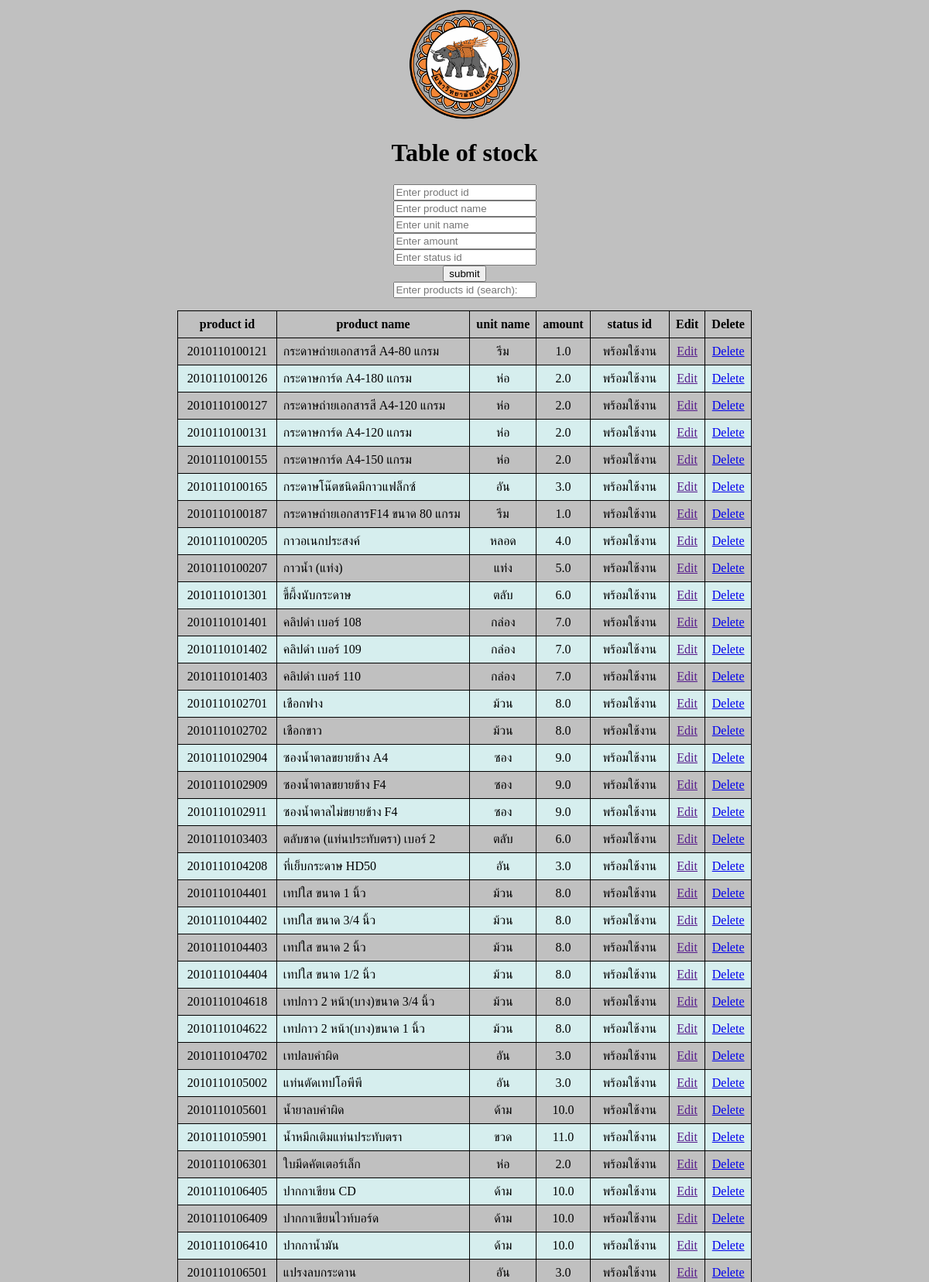
The page / (upper part) on the database its author committed.
### app_home/models.py (models this page shows)
class Details(models.Model):
    product_id = models.CharField(max_length = 30, default = '', null = False,unique=True)
    product_name = models.CharField(max_length = 225, default = '', null = False)
    unit = models.ForeignKey('Unit', on_delete=models.SET_NULL, null = True)
    amount = models.FloatField(max_length = 20, default = '', null = False)
    status_id = models.IntegerField(max_length = 20, default = '', null = True)

class Unit(models.Model):
    unit_id = models.IntegerField(max_length = 20, default = '', null = False)
    unit_name = models.CharField(max_length = 225, default = '', null = False)

### app_home/views.py (the view, shortened to what this page needs)
# urls.py: path('',views.index,name="index"),
def index(request):
    data = Details.objects.all().select_related('unit')
    context = {
            'data': data,
        }
    return render(request, 'app_home/index.html', context)

### app_home/templates/app_home/index.html (shortened to what this page needs)
{% load static %}
<html>
<head>
</head>
<body style="background-color:silver;">
    <center>
        <img src="{% static 'nulogo.png' %}" width="150" height="150">
        <h1>Table of stock</h1>
        <form action="#" method="post">{% csrf_token %}
            <div class="form-group first">
                <input autocomplete="off" type="text" placeholder="Enter product id" name="product_id">
            </div>
            <div class="form-group 2">
                <input autocomplete="off" type="text" placeholder="Enter product name" name="product_name">
            </div>
            <div class="form-group 3">
                <input autocomplete="off" type="text" placeholder="Enter unit name" name="unit_name">
            </div>
            <div class="form-group 4">
                <input autocomplete="off" type="number" placeholder="Enter amount" name="amount">
            </div>
            <div class="form-group 5">
                <input autocomplete="off" type="number" placeholder="Enter status id" name="status_id">
            </div>
            <input type="submit" name="insert" value="submit">
            <div class="form-group 6">
                <input type="text" placeholder="Enter products id (search):"
                    name="product_id_search" id="liveSearch" onkeyup="searchFunction()">
            </div>
        </form>
        <table id="myTable">
            <thead>
                <tr>
                    <th>product id</th>
                    <th>product name</th>
                    <th>unit name</th>
                    <th>amount</th>
                    <th>status id</th>
                    <th>Edit</th>
                    <th>Delete</th>
                </tr>
            </thead>
            {% for instance in data %}
            <tr>
                <td>
                    {{ instance.product_id}}
                </td>
                <td style="text-align:left;">
                    {{ instance.product_name}}
                </td>
                <td>
                    {{ instance.unit.unit_name}}
                </td>
                <td>
                    {{ instance.amount}}
                </td>
                <td>
                    {% if instance.status_id == 1 %}
                        พร้อมใช้งาน
                    {% else %}
                        <font color="red">ไม่พร้อมใช้งาน</font>
                    {% endif %}
                </td>
                <td class="text_center">
                    <div class="btn_group">
                        <a href=""> Edit </a>
                    </div>
                </td>
                <td class="text_center">
                    <div class="btn_group">
                        <a href="/delete/{{instance.product_id}}">Delete</a>
                    </div>
                </td>
            </tr>
            {% endfor %}
        </table>
    </center>
</body>
</html>

### app_home/templates/app_home/index.html (style rules this page uses)
table, th, td { border: 1px solid black; border-collapse: collapse; }
th, td { text-align: center; padding: 8px; }
tr:nth-child(even) { background-color: #D6EEEE; }

### rows shown on the page
Details: product_id "2010110100121", product_name "กระดาษถ่ายเอกสารสี A4-80 แกรม", unit.unit_name "รีม", amount "1.0", shows "พร้อมใช้งาน"
Details: product_id "2010110100126", product_name "กระดาษการ์ด A4-180 แกรม", unit.unit_name "ห่อ", amount "2.0", shows "พร้อมใช้งาน"
Details: product_id "2010110100127", product_name "กระดาษถ่ายเอกสารสี A4-120 แกรม", unit.unit_name "ห่อ", amount "2.0", shows "พร้อมใช้งาน"
Details: product_id "2010110100131", product_name "กระดาษการ์ด A4-120 แกรม", unit.unit_name "ห่อ", amount "2.0", shows "พร้อมใช้งาน"
Details: product_id "2010110100155", product_name "กระดาษการ์ด A4-150 แกรม", unit.unit_name "ห่อ", amount "2.0", shows "พร้อมใช้งาน"
Details: product_id "2010110100165", product_name "กระดาษโน๊ตชนิดมีกาวแฟล็กซ์", unit.unit_name "อัน", amount "3.0", shows "พร้อมใช้งาน"
Details: product_id "2010110100187", product_name "กระดาษถ่ายเอกสารF14 ขนาด 80 แกรม", unit.unit_name "รีม", amount "1.0", shows "พร้อมใช้งาน"
Details: product_id "2010110100205", product_name "กาวอเนกประสงค์", unit.unit_name "หลอด", amount "4.0", shows "พร้อมใช้งาน"
Details: product_id "2010110100207", product_name "กาวน้ำ (แท่ง)", unit.unit_name "แท่ง", amount "5.0", shows "พร้อมใช้งาน"
Details: product_id "2010110101301", product_name "ขี้ผึ้งนับกระดาษ", unit.unit_name "ตลับ", amount "6.0", shows "พร้อมใช้งาน"
Details: product_id "2010110101401", product_name "คลิปดำ เบอร์ 108", unit.unit_name "กล่อง", amount "7.0", shows "พร้อมใช้งาน"
Details: product_id "2010110101402", product_name "คลิปดำ เบอร์ 109", unit.unit_name "กล่อง", amount "7.0", shows "พร้อมใช้งาน"
Details: product_id "2010110101403", product_name "คลิปดำ เบอร์ 110", unit.unit_name "กล่อง", amount "7.0", shows "พร้อมใช้งาน"
Details: product_id "2010110102701", product_name "เชือกฟาง", unit.unit_name "ม้วน", amount "8.0", shows "พร้อมใช้งาน"
Details: product_id "2010110102702", product_name "เชือกขาว", unit.unit_name "ม้วน", amount "8.0", shows "พร้อมใช้งาน"
Details: product_id "2010110102904", product_name "ซองน้ำตาลขยายข้าง A4", unit.unit_name "ซอง", amount "9.0", shows "พร้อมใช้งาน"
Details: product_id "2010110102909", product_name "ซองน้ำตาลขยายข้าง F4", unit.unit_name "ซอง", amount "9.0", shows "พร้อมใช้งาน"
Details: product_id "2010110102911", product_name "ซองน้ำตาลไม่ขยายข้าง F4", unit.unit_name "ซอง", amount "9.0", shows "พร้อมใช้งาน"
Details: product_id "2010110103403", product_name "ตลับชาด (แท่นประทับตรา) เบอร์ 2", unit.unit_name "ตลับ", amount "6.0", shows "พร้อมใช้งาน"
Details: product_id "2010110104208", product_name "ที่เย็บกระดาษ HD50", unit.unit_name "อัน", amount "3.0", shows "พร้อมใช้งาน"
Details: product_id "2010110104401", product_name "เทปใส ขนาด 1 นิ้ว", unit.unit_name "ม้วน", amount "8.0", shows "พร้อมใช้งาน"
Details: product_id "2010110104402", product_name "เทปใส ขนาด 3/4 นิ้ว", unit.unit_name "ม้วน", amount "8.0", shows "พร้อมใช้งาน"
Details: product_id "2010110104403", product_name "เทปใส ขนาด 2 นิ้ว", unit.unit_name "ม้วน", amount "8.0", shows "พร้อมใช้งาน"
Details: product_id "2010110104404", product_name "เทปใส ขนาด 1/2 นิ้ว", unit.unit_name "ม้วน", amount "8.0", shows "พร้อมใช้งาน"
Details: product_id "2010110104618", product_name "เทปกาว 2 หน้า(บาง)ขนาด 3/4 นิ้ว", unit.unit_name "ม้วน", amount "8.0", shows "พร้อมใช้งาน"
Details: product_id "2010110104622", product_name "เทปกาว 2 หน้า(บาง)ขนาด 1 นิ้ว", unit.unit_name "ม้วน", amount "8.0", shows "พร้อมใช้งาน"
Details: product_id "2010110104702", product_name "เทปลบคำผิด", unit.unit_name "อัน", amount "3.0", shows "พร้อมใช้งาน"
Details: product_id "2010110105002", product_name "แท่นตัดเทปโอพีพี", unit.unit_name "อัน", amount "3.0", shows "พร้อมใช้งาน"
Details: product_id "2010110105601", product_name "น้ำยาลบคำผิด", unit.unit_name "ด้าม", amount "10.0", shows "พร้อมใช้งาน"
Details: product_id "2010110105901", product_name "น้ำหมึกเติมแท่นประทับตรา", unit.unit_name "ขวด", amount "11.0", shows "พร้อมใช้งาน"
Details: product_id "2010110106301", product_name "ใบมีดคัตเตอร์เล็ก", unit.unit_name "ห่อ", amount "2.0", shows "พร้อมใช้งาน"
Details: product_id "2010110106405", product_name "ปากกาเขียน CD", unit.unit_name "ด้าม", amount "10.0", shows "พร้อมใช้งาน"
Details: product_id "2010110106409", product_name "ปากกาเขียนไวท์บอร์ด", unit.unit_name "ด้าม", amount "10.0", shows "พร้อมใช้งาน"
Details: product_id "2010110106410", product_name "ปากกาน้ำมัน", unit.unit_name "ด้าม", amount "10.0", shows "พร้อมใช้งาน"
Details: product_id "2010110106501", product_name "แปรงลบกระดาน", unit.unit_name "อัน", amount "3.0", shows "พร้อมใช้งาน"
